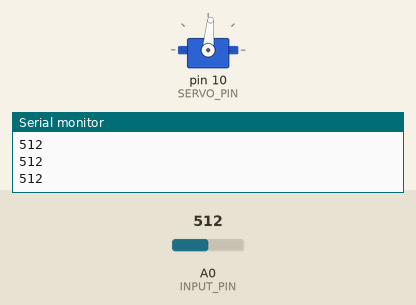
A sketch run on a simulated Arduino Uno, built with avr-gcc and run on an emulated ATmega328P. On the bench: servo, the last lines printed to the serial monitor. The test bench sets the inputs (shaded band); at power-on: A0 (INPUT_PIN) = 512.

Above: at 4.2 s.
4.3 s: A0 (INPUT_PIN) set to 716
At 5.5 s:
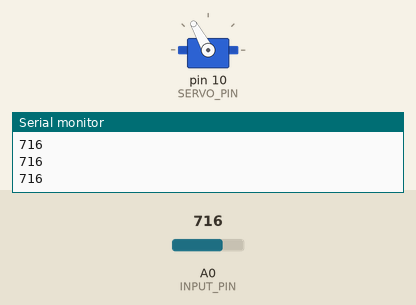
5.8 s: A0 (INPUT_PIN) set to 900
At 7.0 s:
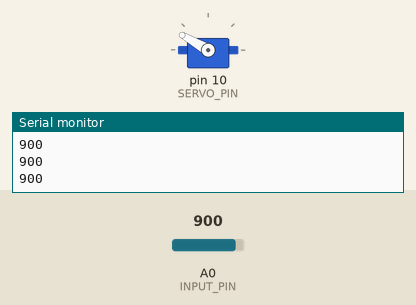
7.3 s: A0 (INPUT_PIN) set to 1023
At 8.4 s:
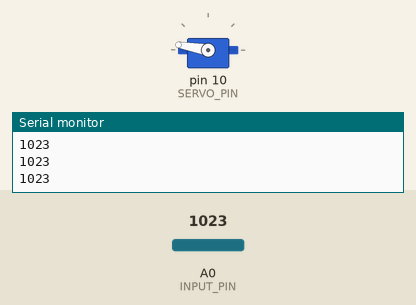
8.8 s: A0 (INPUT_PIN) set to 306
At 9.8 s:
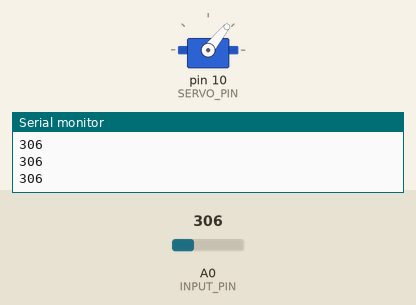
10.3 s: A0 (INPUT_PIN) set to 122
At 11.1 s:
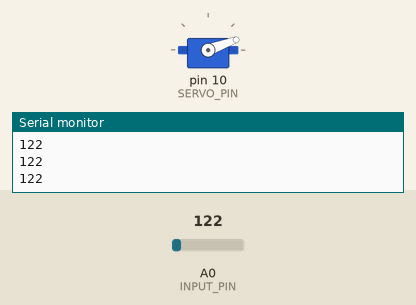
11.8 s: A0 (INPUT_PIN) set to 0
At 12.5 s:
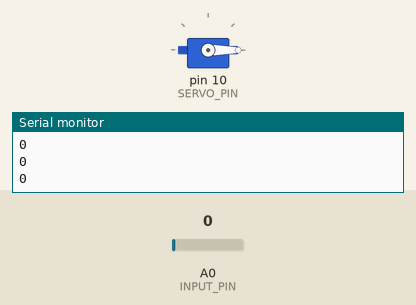
Timing chart, 0 to 14.3 s (numbered marks = the images above; inputs shaded):
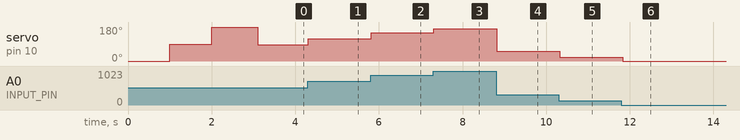

Measured:
- after the input at 4.3 s, servo on pin 10 (SERVO_PIN): 85° → 119° at once
- after the input at 5.8 s, servo on pin 10 (SERVO_PIN): 119° → 150° at once
- after the input at 7.3 s, servo on pin 10 (SERVO_PIN): 150° → 170° at once
- after the input at 8.8 s, servo on pin 10 (SERVO_PIN): 170° → 51° at once
- after the input at 10.3 s, servo on pin 10 (SERVO_PIN): 51° → 20° at once
- after the input at 11.8 s, servo on pin 10 (SERVO_PIN): 20° → 0° at once

The sketch:

SerialServo.ino
```cpp
#include <Servo.h>

const short SERVO_PIN = 10;
int INPUT_PIN = A0;
Servo angrySpin;

// the setup function runs once when you press reset or power the board
void setup() {
  Serial.begin(9600);
  angrySpin.attach(SERVO_PIN);
  angrySpin.write(0);
  delay(1000);
  angrySpin.write(90);
  delay(1000);
  angrySpin.write(180);
  delay(1000);
}

// the loop function runs over and over again forever
void loop() {
  delay(100);

  // Analog input read
  int input = analogRead(INPUT_PIN);
  Serial.println(input);

  // PWM
  angrySpin.write(input/6);
}
```
